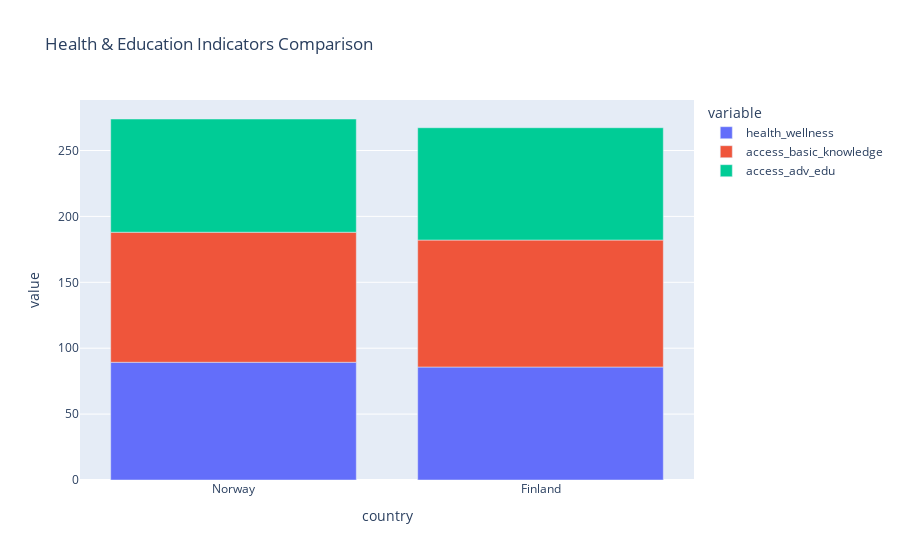

Write notebook code for a chart like this one.
### Markdown cell above
4.  TOP 5 countries, choose any 2 countries of your choice to compare them 
on the basis of Health & Education indicators.

### Code cell
selected_countries = df.nlargest(5, 'spi_score').iloc[:2]

health_education = selected_countries[['country', 'health_wellness', 'access_basic_knowledge', 'access_adv_edu']]

fig = px.bar(health_education, x='country', y=['health_wellness', 'access_basic_knowledge', 'access_adv_edu'],
             title='Health & Education Indicators Comparison')
fig.show()

### Figure 1 — Plotly figure (JSON) as saved in the notebook; plotly's stock layout.template omitted (floating-point values rounded to 4 significant figures)
{"data": [{"alignmentgroup": "True", "hovertemplate": "variable=health_wellness<br>country=%{x}<br>value=%{y}<extra></extra>", "legendgroup": "health_wellness", "marker": {"color": "#636efa", "pattern": {"shape": ""}}, "name": "health_wellness", "offsetgroup": "health_wellness", "orientation": "v", "showlegend": true, "textposition": "auto", "type": "bar", "x": ["Norway", "Finland"], "xaxis": "x", "y": [89.32, 85.73], "yaxis": "y"}, {"alignmentgroup": "True", "hovertemplate": "variable=access_basic_knowledge<br>country=%{x}<br>value=%{y}<extra></extra>", "legendgroup": "access_basic_knowledge", "marker": {"color": "#EF553B", "pattern": {"shape": ""}}, "name": "access_basic_knowledge", "offsetgroup": "access_basic_knowledge", "orientation": "v", "showlegend": true, "textposition": "auto", "type": "bar", "x": ["Norway", "Finland"], "xaxis": "x", "y": [98.66, 96.32], "yaxis": "y"}, {"alignmentgroup": "True", "hovertemplate": "variable=access_adv_edu<br>country=%{x}<br>value=%{y}<extra></extra>", "legendgroup": "access_adv_edu", "marker": {"color": "#00cc96", "pattern": {"shape": ""}}, "name": "access_adv_edu", "offsetgroup": "access_adv_edu", "orientation": "v", "showlegend": true, "textposition": "auto", "type": "bar", "x": ["Norway", "Finland"], "xaxis": "x", "y": [85.92, 85.23], "yaxis": "y"}], "layout": {"autosize": true, "barmode": "relative", "legend": {"title": {"text": "variable"}, "tracegroupgap": 0}, "title": {"text": "Health & Education Indicators Comparison"}, "xaxis": {"anchor": "y", "autorange": true, "domain": [0, 1], "range": [-0.5, 1.5], "title": {"text": "country"}, "type": "category"}, "yaxis": {"anchor": "x", "autorange": true, "domain": [0, 1], "range": [0, 288.3], "title": {"text": "value"}, "type": "linear"}}}
